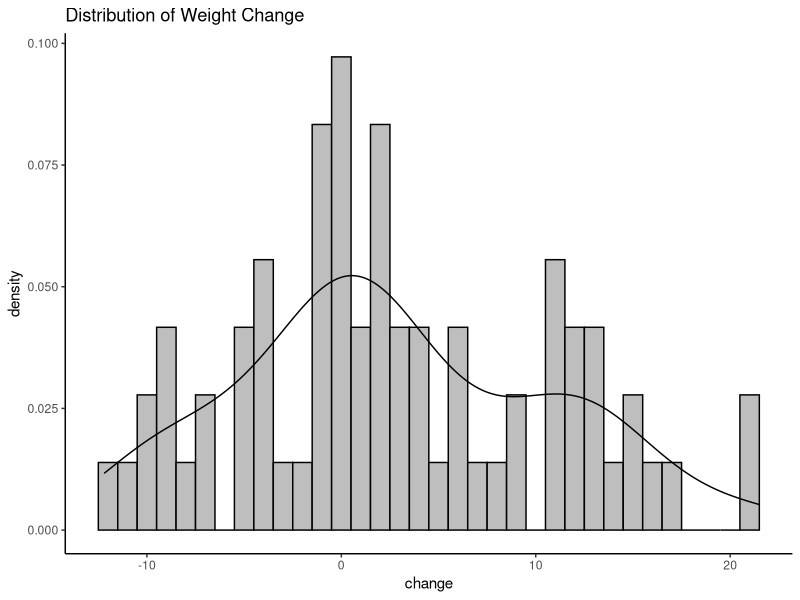
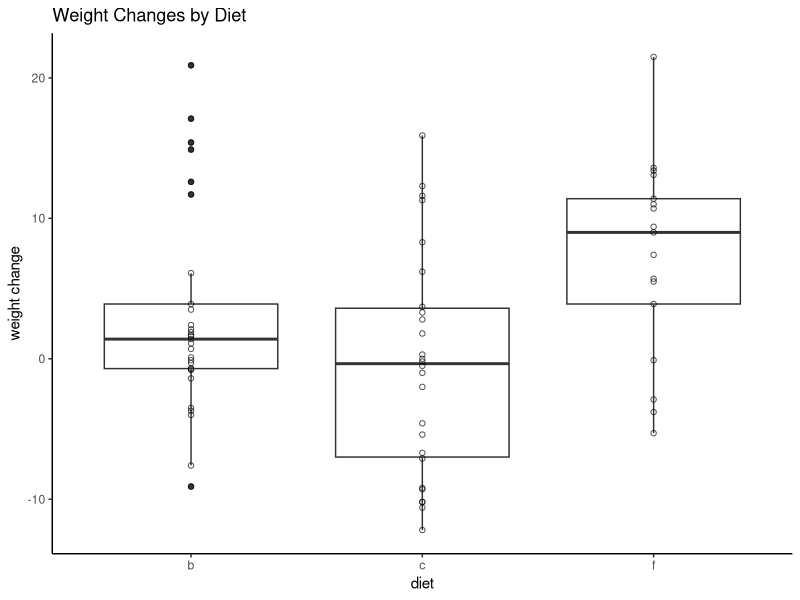

These charts were generated, in order, by the following R code:
## ---- chunk 1
knitr::opts_chunk$set(echo = TRUE)
library(tidyverse)

# Import data
weight_df <- read.csv("data/weight.csv")
## ---- chunk 2
(1.54 - 0) / (3.25 / sqrt(27))
## ---- chunk 3
qt(p = 0.5*.05, df = 26)
## ---- chunk 4
 2*pt(q = 2.462177, df = 26,lower.tail = FALSE)
## ---- chunk 5
## check data
head(weight_df)
## ---- chunk 6

## check descriptive statistics of all variables
summary(weight_df)

## plot histogram and density curve
weight_df %>%
  ggplot(aes(x = change, y=..density..)) +
  geom_histogram(binwidth = 1, fill = "grey", color = "black") +
  geom_density() +
  labs(title = "Distribution of Weight Change") +
  theme_classic()

## ---- chunk 7

## mean of weight change
mean(weight_df$change)


# ---- one sample two-tail t-test ---- #
two_tail_t <- t.test(         
  weight_df$change,           # the sample value vector that you want to test
  mu = 0,                     # mean given by your null hypothesis
  alternative = "two.sided",  # direction of alternative hypothesis
  conf.level = 0.95           # significance level
  )

## extract test statistic
two_tail_t$statistic

## extract p-value
two_tail_t$p.value

## extract the confidence interval of the mean
two_tail_t$conf.int

## display full result
two_tail_t

# ---- one sample one-tail t-test ---- #
t.test(weight_df$change, 
       mu = 0, 
       alternative = "greater", 
       conf.level = 0.95)
## ---- chunk 8
# one tail t-test
t.test(weight_df$change, 
       mu = 4, 
       alternative = "less", 
       conf.level = 0.95)

# two tail t-test
t.test(weight_df$change, 
       mu = 4, 
       alternative = "two.sided", 
       conf.level = 0.95)
## ---- chunk 9
## box plot
weight_df %>%
  ggplot(aes(x = diet, y = change)) +
  geom_boxplot() +
  geom_point(shape = 1, alpha = 0.7) +
  labs(title = "Weight Changes by Diet",
       y = "weight change") +
  theme_classic()

## ---- chunk 10

## filter data for each diet
weight_f <- weight_df %>% filter(diet == "f")
weight_c <- weight_df %>% filter(diet == "c")

# ---- two-group independent two-tailed t-test ---- #
t.test(
  x = weight_f$change,          # mean value vector from the first sample
  y = weight_c$change,          # mean value vector from the second sample
  mu = 0,   
  # mean difference given by your null hypothesis
  alternative = "two.sided"     # direction of alternative hypothesis
)
## ---- chunk 11

# ---- two-group dependent two-tailed t-test ---- #
t.test(         
  x = weight_df$before,       # mean value vector from the first sample
  y = weight_df$after,        # mean value vector from the second sample
  mu = 0,                     # mean difference given by your null hypothesis
  paired = TRUE,              # dependent samples
  alternative = "two.sided",  # direction of alternative hypothesis
  conf.level = 0.95           # significance level
  )

## ---- chunk 12
## filter data for each diet
weight_b <- weight_df %>% filter(diet == "b")
weight_c <- weight_df %>% filter(diet == "c")

# ---- two-group independent two-tailed t-test ---- #
t.test(
  x = weight_b$change,          # mean value vector from the first sample
  y = weight_c$change,          # mean value vector from the second sample
  mu = 0,   
  # mean difference given by your null hypothesis
  alternative = "two.sided"     # direction of alternative hypothesis
)
